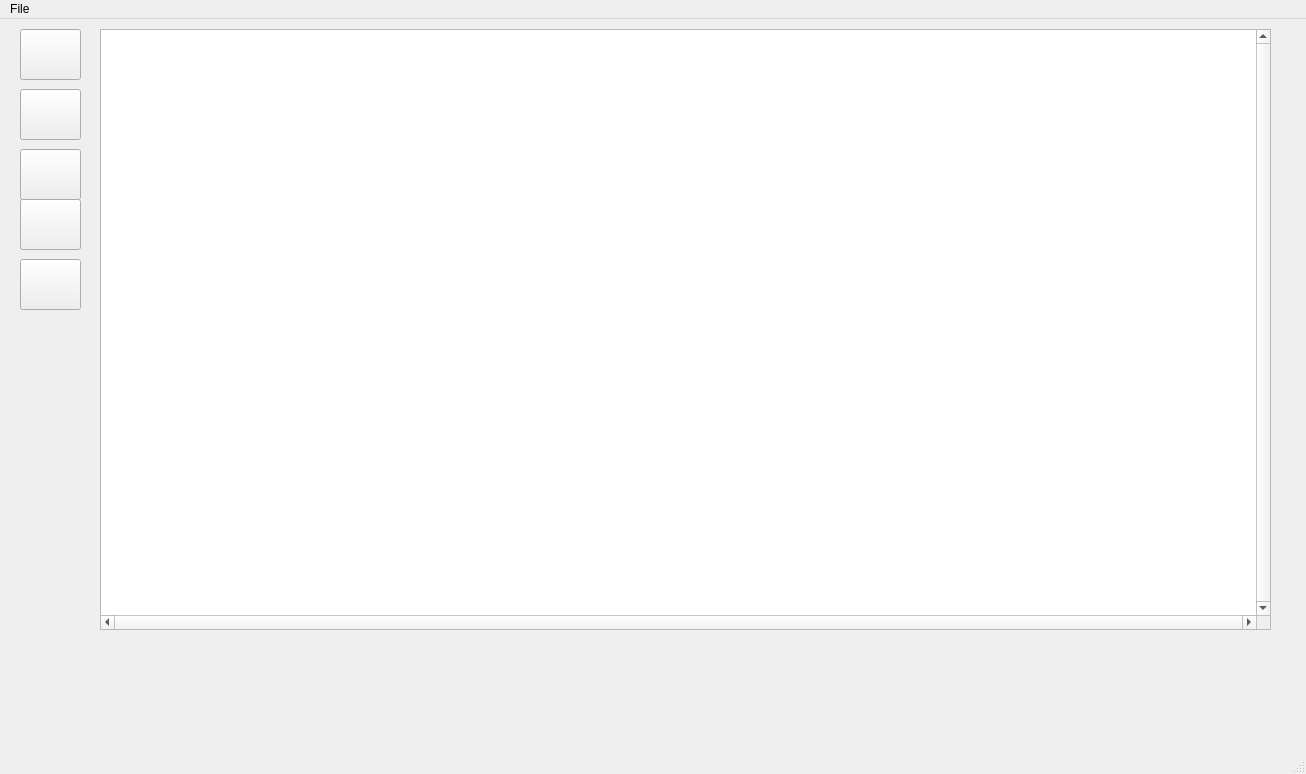
<?xml version="1.0" encoding="UTF-8"?>
<ui version="4.0">
 <class>MainWindow</class>
 <widget class="QMainWindow" name="MainWindow">
  <property name="geometry">
   <rect>
    <x>0</x>
    <y>0</y>
    <width>1306</width>
    <height>774</height>
   </rect>
  </property>
  <property name="windowTitle">
   <string>svLumpedPM2</string>
  </property>
  <widget class="QWidget" name="centralwidget">
   <widget class="QPushButton" name="Resistor">
    <property name="geometry">
     <rect>
      <x>20</x>
      <y>10</y>
      <width>61</width>
      <height>51</height>
     </rect>
    </property>
    <property name="toolTip">
     <string>Resistor</string>
    </property>
    <property name="statusTip">
     <string>Click to Create Resistor</string>
    </property>
    <property name="text">
     <string/>
    </property>
    <property name="icon">
     <iconset>
      <normaloff>Resistor.png</normaloff>Resistor.png</iconset>
    </property>
    <property name="iconSize">
     <size>
      <width>45</width>
      <height>50</height>
     </size>
    </property>
   </widget>
   <widget class="QPushButton" name="Capacitor">
    <property name="geometry">
     <rect>
      <x>20</x>
      <y>70</y>
      <width>61</width>
      <height>51</height>
     </rect>
    </property>
    <property name="toolTip">
     <string>Capacitor</string>
    </property>
    <property name="statusTip">
     <string>Click to Create Capacitor</string>
    </property>
    <property name="text">
     <string/>
    </property>
    <property name="icon">
     <iconset>
      <normaloff>capacitor.png</normaloff>capacitor.png</iconset>
    </property>
    <property name="iconSize">
     <size>
      <width>50</width>
      <height>50</height>
     </size>
    </property>
   </widget>
   <widget class="QPushButton" name="Inductor">
    <property name="geometry">
     <rect>
      <x>20</x>
      <y>130</y>
      <width>61</width>
      <height>51</height>
     </rect>
    </property>
    <property name="toolTip">
     <string>Inductor</string>
    </property>
    <property name="statusTip">
     <string>Click to Create Inductor</string>
    </property>
    <property name="text">
     <string/>
    </property>
    <property name="icon">
     <iconset>
      <normaloff>Inductor.png</normaloff>Inductor.png</iconset>
    </property>
    <property name="iconSize">
     <size>
      <width>45</width>
      <height>45</height>
     </size>
    </property>
   </widget>
   <widget class="QPushButton" name="DCVoltageSource">
    <property name="geometry">
     <rect>
      <x>20</x>
      <y>180</y>
      <width>61</width>
      <height>51</height>
     </rect>
    </property>
    <property name="toolTip">
     <string>DC Voltage Source</string>
    </property>
    <property name="statusTip">
     <string>Click to Create DC Voltage Source</string>
    </property>
    <property name="text">
     <string/>
    </property>
    <property name="icon">
     <iconset>
      <normaloff>DCVoltageSource.png</normaloff>DCVoltageSource.png</iconset>
    </property>
    <property name="iconSize">
     <size>
      <width>50</width>
      <height>50</height>
     </size>
    </property>
   </widget>
   <widget class="QPushButton" name="Diode">
    <property name="geometry">
     <rect>
      <x>20</x>
      <y>240</y>
      <width>61</width>
      <height>51</height>
     </rect>
    </property>
    <property name="toolTip">
     <string>Diode</string>
    </property>
    <property name="statusTip">
     <string>Click to Create Diode</string>
    </property>
    <property name="text">
     <string/>
    </property>
    <property name="icon">
     <iconset>
      <normaloff>Diode.png</normaloff>Diode.png</iconset>
    </property>
    <property name="iconSize">
     <size>
      <width>45</width>
      <height>60</height>
     </size>
    </property>
   </widget>
   <widget class="CircuitView" name="graphicsView">
    <property name="geometry">
     <rect>
      <x>100</x>
      <y>10</y>
      <width>1171</width>
      <height>601</height>
     </rect>
    </property>
    <property name="sizePolicy">
     <sizepolicy hsizetype="Expanding" vsizetype="Expanding">
      <horstretch>0</horstretch>
      <verstretch>0</verstretch>
     </sizepolicy>
    </property>
    <property name="verticalScrollBarPolicy">
     <enum>Qt::ScrollBarAlwaysOn</enum>
    </property>
    <property name="horizontalScrollBarPolicy">
     <enum>Qt::ScrollBarAlwaysOn</enum>
    </property>
   </widget>
  </widget>
  <widget class="QMenuBar" name="menubar">
   <property name="geometry">
    <rect>
     <x>0</x>
     <y>0</y>
     <width>1306</width>
     <height>22</height>
    </rect>
   </property>
   <property name="autoFillBackground">
    <bool>true</bool>
   </property>
   <property name="defaultUp">
    <bool>false</bool>
   </property>
   <property name="nativeMenuBar">
    <bool>false</bool>
   </property>
   <widget class="QMenu" name="menuFile">
    <property name="title">
     <string>File </string>
    </property>
    <addaction name="actionNew"/>
    <addaction name="actionOpen"/>
    <addaction name="separator"/>
    <addaction name="actionSave"/>
    <addaction name="separator"/>
    <addaction name="actionQuit"/>
   </widget>
   <addaction name="menuFile"/>
  </widget>
  <widget class="QStatusBar" name="statusbar"/>
  <action name="actionNew">
   <property name="text">
    <string>New</string>
   </property>
  </action>
  <action name="actionOpen">
   <property name="text">
    <string>Open</string>
   </property>
  </action>
  <action name="actionSave">
   <property name="text">
    <string>Save</string>
   </property>
  </action>
  <action name="actionQuit">
   <property name="text">
    <string>Quit</string>
   </property>
  </action>
 </widget>
 <customwidgets>
  <customwidget>
   <class>CircuitView</class>
   <extends>QGraphicsView</extends>
   <header>circuitview.h</header>
  </customwidget>
 </customwidgets>
 <resources/>
 <connections/>
</ui>
